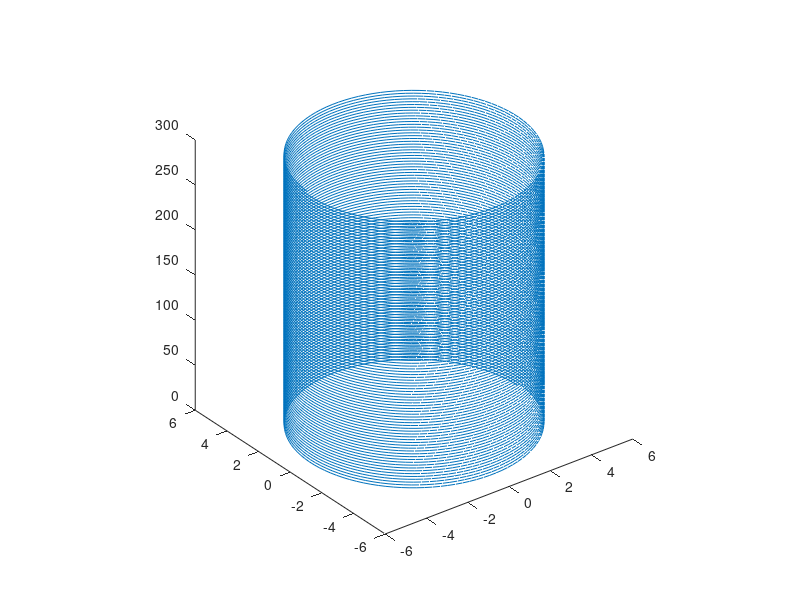
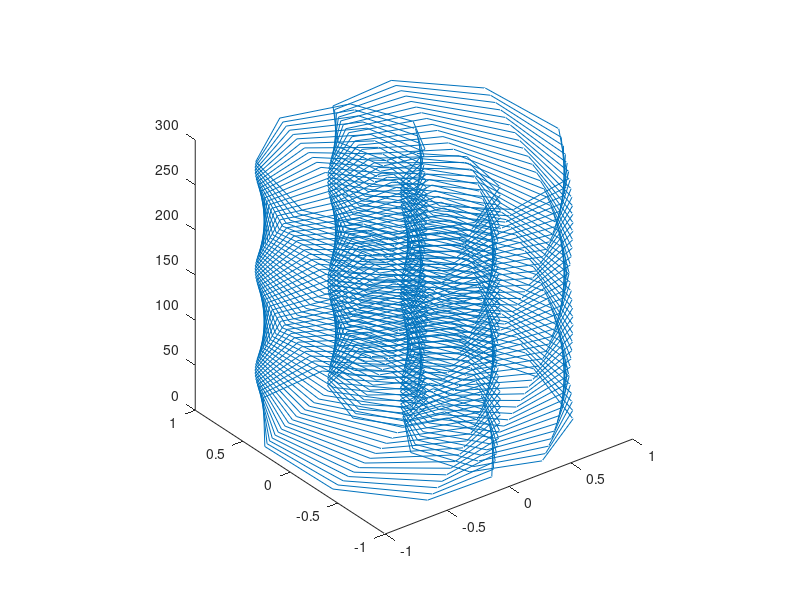
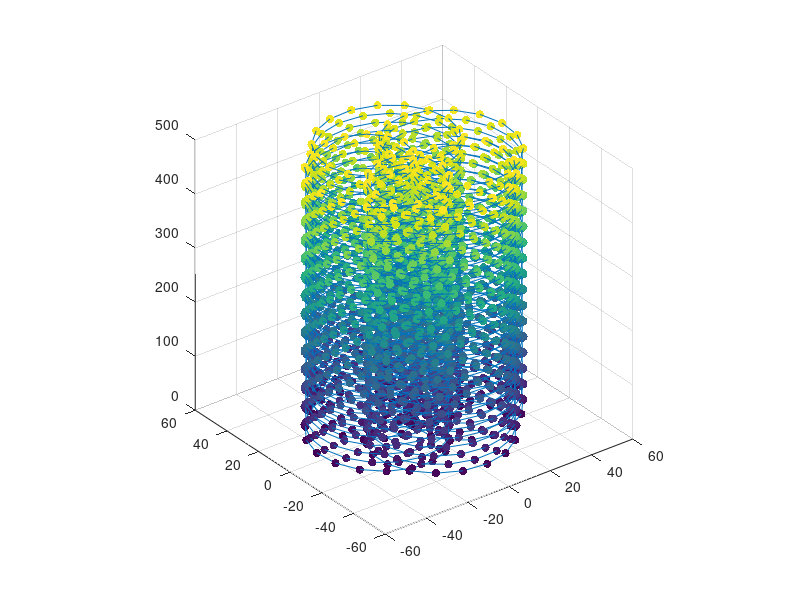
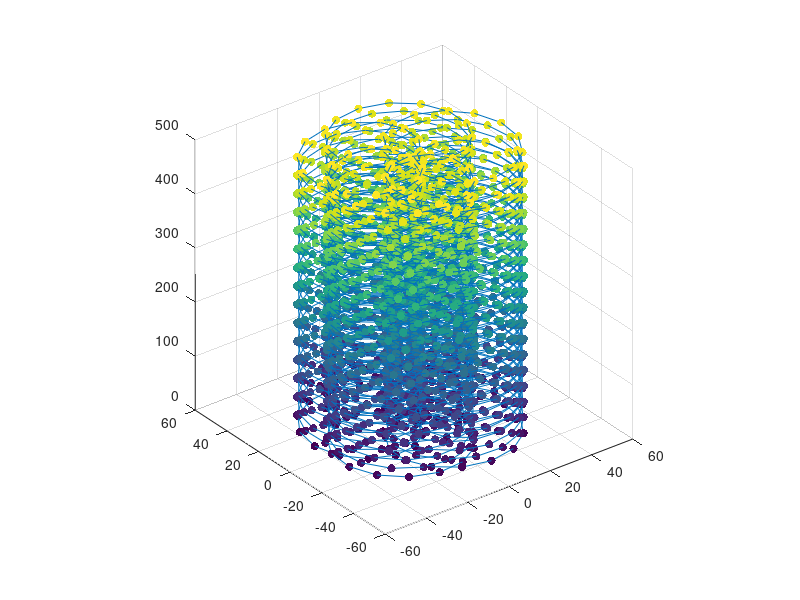

These charts were generated, in order, by the following MATLAB code:
clear all
close all

figure(1)
k = 3;
t = 0:0.01:100;

z = k*t;
r = 5;

x = r .* cos(t * 6);
y = r .* sin(t * 6);


plot3(x, y, z);
pbaspect([1, 1, 1]);


figure(2)
k = 3;
t = 0:0.1:100;

z = k*t;
r = cos(t * 3);
%r = floor(t / 10);

x = r .* cos(t * 6);
y = r .* sin(t * 6) * 1.2;


plot3(x, y, z);
pbaspect([1, 1, 1]);

figure(3)
k = 5;
t = 0:0.04:100;

z = k*t;
r = cos(t * 4) * 45;
%r = floor(t / 10);

x = r .* cos(t * 6);
y = r .* sin(t * 6);


scatter3(x, y, z,[], z, 'filled');
hold on
plot3(x, y, z);

pbaspect([1, 1, 1]);

figure(4)
k = 5;
t = 0:0.04:100;

z = k*t;
r = cos(t * 5) * 45;
%r = floor(t / 10);

x = r .* cos(t * 7);
y = r .* sin(t * 7);


scatter3(x, y, z,[], z, 'filled');
hold on
plot3(x, y, z);

pbaspect([1, 1, 1]);



